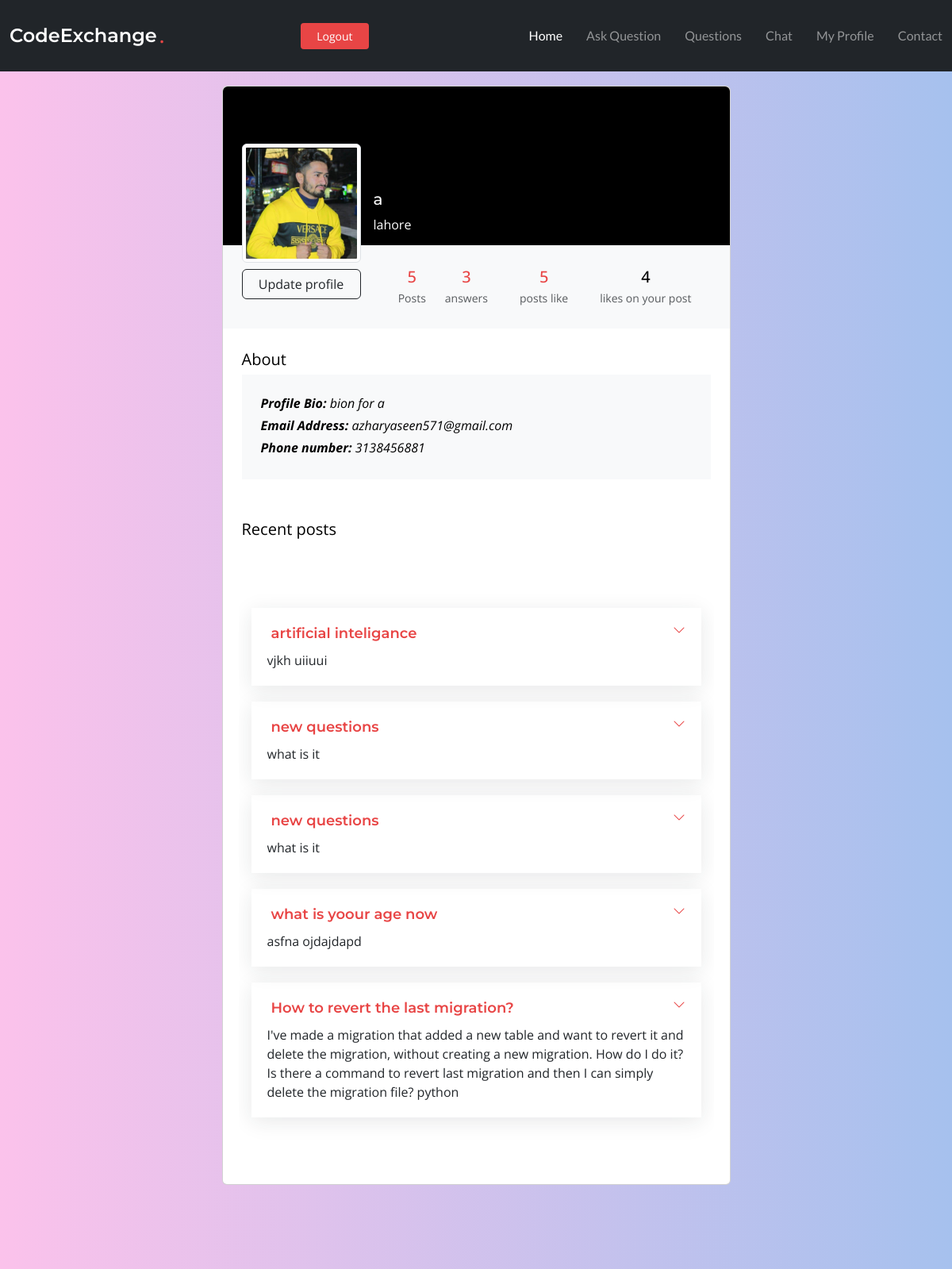
Page /profile/2 (signed in, upper part) on the earlier database version.
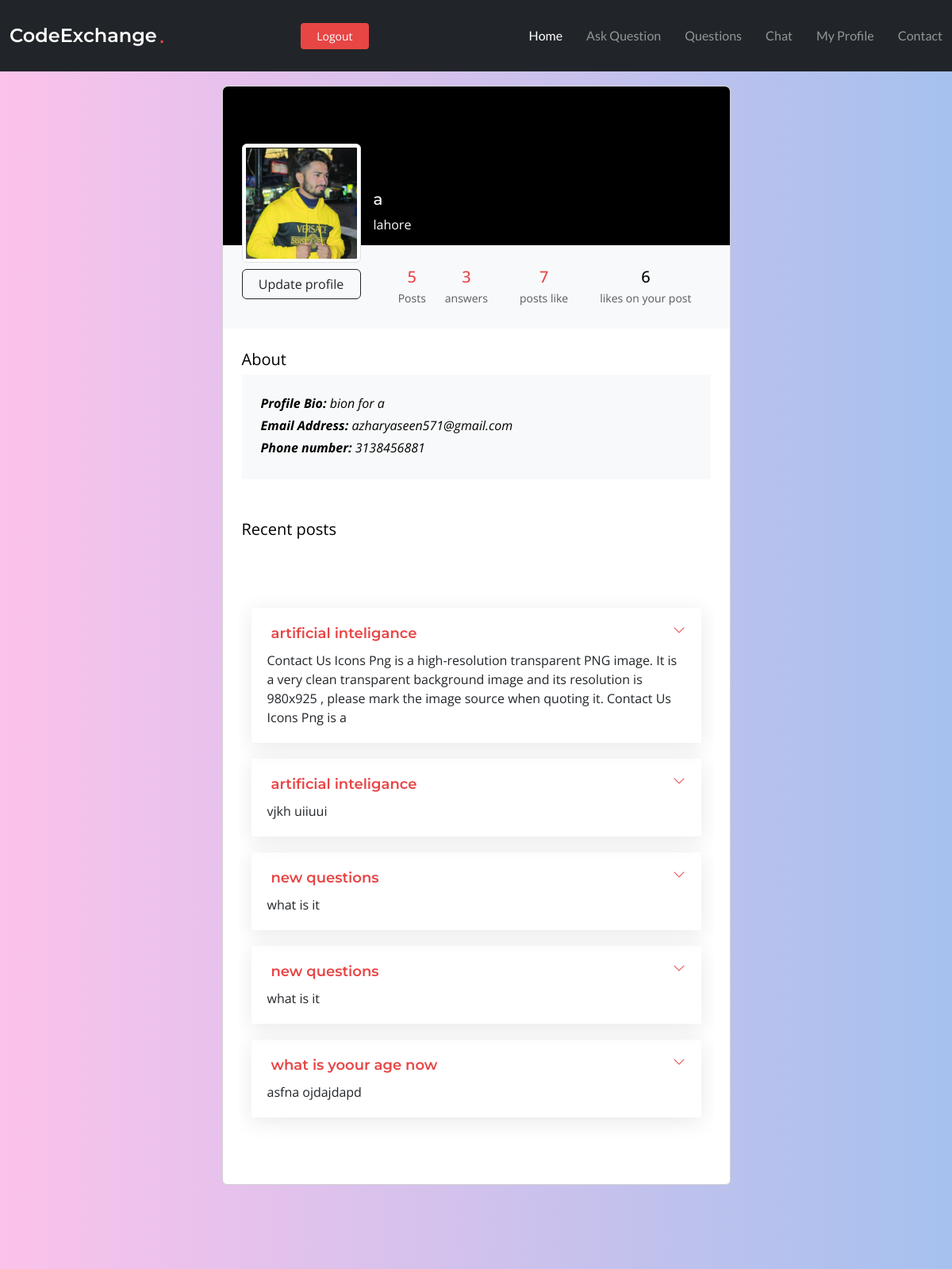
Same page on the later database version.
### app/models.py (models this page shows, shortened)
class Questions(models.Model):
    user = models.ForeignKey(User, on_delete=models.CASCADE)
    title = models.CharField(max_length=1000)
    content = HTMLField()
    likes = models.ManyToManyField(User, related_name='like')
    date_created = models.DateTimeField(default=timezone.now)
    image = models.ImageField(upload_to='question_pic', blank=True, null=True)

### app/views.py (the view)
# urls.py: path("profile/<int:id>", views.profile, name="profile"),
@login_required(login_url='login')
def profile(request, id):
    user = get_object_or_404(User, pk= id)
    total_likes = Questions.objects.filter(likes=user.id).aggregate(total_likes=Count('likes'))['total_likes']
    user_profile = User_profile.objects.filter(user=user.id)
    question_asked = Questions.objects.filter(user=user.id).order_by('-date_created')[:5]
    total_likes_on_yourpost = Questions.objects.filter(user=user).aggregate(total_likes=Count('likes'))['total_likes']
    answers = Answer.objects.filter(name=user)
    return render(request , 'app/profile.html',{'profile':user_profile,'question_asked':question_asked,'answers':answers,'total_likes':total_likes,'total_likes_on_yourpost':total_likes_on_yourpost})

### app/templates/app/profile.html (shortened to what the changed rows need)
{% extends 'base.html' %}
{% block content %}
{% if profile %}
<section class="h-100 gradient-custom-2">
    <div class="container py-5 h-100">
      <div class="row d-flex justify-content-center align-items-center h-100">
        <div class="col col-lg-9 col-xl-7">
          <div class="card">
            <div class="rounded-top text-white d-flex flex-row" style="background-color: #000; height:200px;">
              <div class="ms-4 mt-5 d-flex flex-column" style="width: 150px;">
                <img src="{{ user.profile.image.url }}"
                  alt="Generic placeholder image" class="img-fluid img-thumbnail mt-4 mb-2"
                  style="width: 150px; z-index: 1">
                 <a class="btn btn-outline-dark" style="z-index: 1;" href="{% url 'update_profile' user.id %}">Update profile</a>
              </div>
              <div class="ms-3" style="margin-top: 130px;">
                <h5>{{ user.username }}</h5>
                <p>{{ user.profile.city}}</p>
              </div>
            </div>
            <div class="p-4 text-black" style="background-color: #f8f9fa;">
              <div class="d-flex justify-content-end text-center py-1">
                <a href="{% url 'user_posts' user.id %}">
                <div>
                  <p class="mb-1 h5">{{ question_asked|length }}</p>
                  <p class="small text-muted mb-0">Posts</p>
                </div>
              </a>
                <a href="{% url 'posted_answers' user.id %}">
                <div class="px-3 mx-2">
                  <p class="mb-1 h5">{{ answers|length }}</p>
                  <p class="small text-muted mb-0">answers</p>
                </div>
              </a>
                <a href="{% url 'liked_post' user.id %}">
                <div class="px-3">
                  <p class="mb-1 h5">{{ total_likes }}</p>
                  <p class="small text-muted mb-0">posts like</p>
                </div>
                </a>
                <div class="px-3 mx-2">
                  <p class="mb-1 h5">{{ total_likes_on_yourpost }}</p>
                  <p class="small text-muted mb-0">likes on your post</p>
                </div>
              </div>
            </div>
            <div class="card-body p-4 text-black">
              <div class="mb-5">
                <p class="lead fw-normal mb-1">About</p>
                <div class="p-4" style="background-color: #f8f9fa;">
                  <p class="font-italic mb-1"><b>Profile Bio:</b> {{ user.profile.bio }}</p>
                  <p class="font-italic mb-1"><b>Email Address:</b> {{ user.email }}</p>
                  <p class="font-italic mb-1"><b>Phone number: </b>{{ user.profile.phone }}</p>
                </div>
              </div>
              <div class="d-flex justify-content-between align-items-center mb-4">
                <p class="lead fw-normal mb-0">Recent posts</p>
              </div>
              <div class="row g-2">
                {% if question_asked %}
                <section id="faq" class="faq">
                  <div class="container">
                      <div class="" data-aos="fade-up" data-aos-delay="200">
                        <div class="faq-container">
                          {% for question in question_asked %}
                          <div class="faq-item faq-active">
                            <a href="{% url 'detail' question.id %}"> <h3> <span>{{ question.title }}</span></h3></a>
                            <div class="faq-content">
                              <p>{{ question.content }}</p>
                            </div>
                            <i class="faq-toggle bi bi-chevron-right"></i>
                          </div>
                          {% endfor %}
                        </div>
                      </div>
                    </div>
                  </div>
                </section>
                {% else %}
                <p>nothing posted yet...</p>
                {% endif %}
  {% else %}
  <div style="margin-top: 130px;">
  you didt created your profile yet
    <a href="{% url 'createprofile' user.id %}"  class="btn btn-outline-dark">create profile</a>
  </div>
  {% endif %}
  {% endblock content %}

Differences in the rows shown:
no longer on this page (row unchanged): Questions: title "How to revert the last migration?", content "I've made a migration that added a new table and want to revert it and delete the migration, without creating a new migration. How do I do it? Is there a command to revert last migration and then I can simply delete the migration file? python"
added Questions: title "artificial inteligance", content "Contact Us Icons Png is a high-resolution transparent PNG image. It is a very clean transparent background image and its resolution is 980x925 , please mark the image source when quoting it. Contact Us Icons Png is a"
Other differences:
{{ total_likes }}: "5" → "7"
{{ total_likes_on_yourpost }}: "4" → "6"
